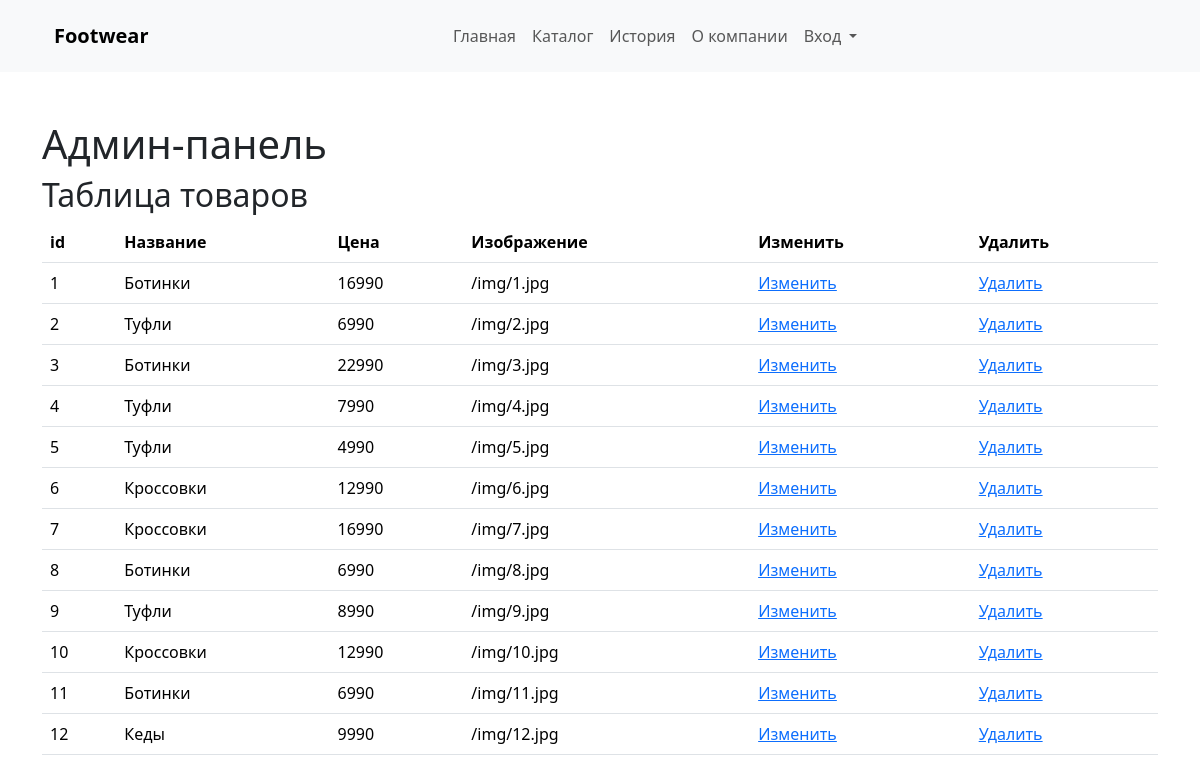
Page /pages/account.php on the committed database.
### tables this page shows
CREATE TABLE `goods` (
  `id` int NOT NULL,
  `name` varchar(255) NOT NULL,
  `description` varchar(255) NOT NULL,
  `price` int NOT NULL,
  `img` varchar(255) NOT NULL
);

### pages/account.php (the view, shortened to what this page needs)
<!DOCTYPE html>
<html lang="ru">
<head>
    <link rel="stylesheet" href="/css/bootstrap.min.css">
    <link rel="stylesheet" href="/css/style.css">
</head>
<body>
    <?php
    $root = $_SERVER['DOCUMENT_ROOT'];
    include "$root/php/module/header.php";
    ?>
    <main>
        <section class="container my-5">
            <?php if($_COOKIE['role'] == 1): ?>
            <div>
                <h1>Привет, пользователь</h1>
            </div>
            <?php else: ?>
            <div>
                <h1>Админ-панель</h1>
                <h2>Таблица товаров</h2>
                <table class="table">
                    <thead>
                        <tr>
                        <th scope="col">id</th>
                        <th scope="col">Название</th>
                        <th scope="col">Цена</th>
                        <th scope="col">Изображение</th>
                        <th scope="col">Изменить</th>
                        <th scope="col">Удалить</th>
                        </tr>
                    </thead>
                    <tbody>
                        <?php
                        $link = mysqli_connect("localhost", "root", "", "kval");
                        $sql = "SELECT * FROM `goods`";
                        $result = mysqli_query($link, $sql);
                        while($row = mysqli_fetch_array($result)):
                        ?>
                        <tr>
                            <td><?=$row['id']?></td>
                            <td><?=$row['name']?></td>
                            <td><?=$row['price']?></td>
                            <td><?=$row['img']?></td>
                            <td><a href="/php/red.php?id=<?=$row['id']?>">Изменить</a></td>
                            <td><a href="/php/delete.php?id=<?=$row['id']?>">Удалить</a></td>
                        </tr>
                        <?php endwhile; ?>
                    </tbody>
                </table>
            </div>
            <?php endif; ?>
        </section>
    </main>
</body>
</html>

### css/style.css (style rules this page uses)
* { margin: 0; padding: 0; }

### rows in the picture
goods: id "1", name "Ботинки", price "16990", img "/img/1.jpg"
goods: id "2", name "Туфли", price "6990", img "/img/2.jpg"
goods: id "3", name "Ботинки", price "22990", img "/img/3.jpg"
goods: id "4", name "Туфли", price "7990", img "/img/4.jpg"
goods: id "5", name "Туфли", price "4990", img "/img/5.jpg"
goods: id "6", name "Кроссовки", price "12990", img "/img/6.jpg"
goods: id "7", name "Кроссовки", price "16990", img "/img/7.jpg"
goods: id "8", name "Ботинки", price "6990", img "/img/8.jpg"
goods: id "9", name "Туфли", price "8990", img "/img/9.jpg"
goods: id "10", name "Кроссовки", price "12990", img "/img/10.jpg"
goods: id "11", name "Ботинки", price "6990", img "/img/11.jpg"
goods: id "12", name "Кеды", price "9990", img "/img/12.jpg"
